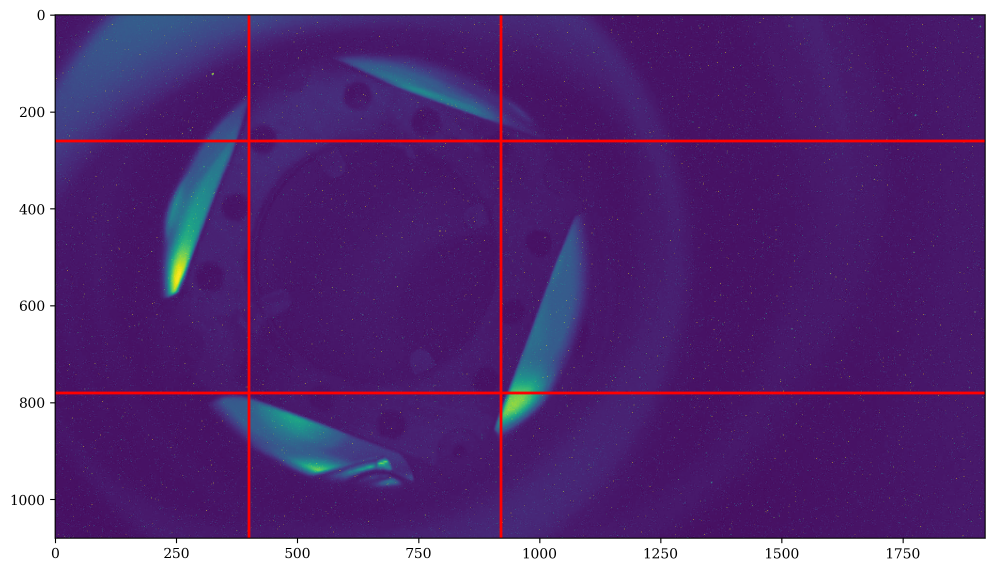
#> input picture Image_Analysis/analysis_notebook/300718_1224/original_image_back.png, 2988 x 1713 px, given in place of frame0.png, which was not available (shown at 1/3 size); the run also reads 1 picture not shown here
$ jupyter execute --allow-errors ImageAnalysis_notebook.ipynb   (older library calls are emulated)
#> lines starting #> are read from the running program, lines starting #| are printed output that depends on the picture; pictures that were not available may be replaced by others from this repository, and a replacement may not be noted
[cell 1]
##Importing Modules##
import matplotlib.pyplot as plt
import numpy as np
from scipy.misc import imread
from matplotlib import gridspec
import imageio
from scipy import optimize, interpolate
import matplotlib as mpl
from mpl_toolkits.axes_grid1 import make_axes_locatable
from matplotlib.ticker import MaxNLocator
from matplotlib.ticker import MultipleLocator
markers = mpl.markers.MarkerStyle.filled_markers
import os
from datetime import datetime

##Formatting for matplotlib plots
mpl.rc('font',family='serif')

fsize = 23
lnwidth = 1
tickwidth = 1
msize = 7

##creating destination directory
# labelled by the date (UK format), a small bug is that the date is only
# specific to minutes and this script can only create new scripts every minute.
# This is sufficient for the purposes originally intended for but can easily be corrected
# for by being more precise with the date/time used
now = datetime.now().strftime("/%d%m%y_%H%M")
out_dir = now
os.makedirs('C:\\Users\\bsukra\\repositories\\TESTING\\Image_Analysis\\analysis_notebook\\'+out_dir) ##CHANGE##

[cell 2]
## functions for fitting the image to a 2D Gaussian
def gaussian(height, center_x, center_y, width_x, width_y):
    """Returns a gaussian function with the given parameters"""
    width_x = float(width_x)
    width_y = float(width_y)
    return lambda x,y: height*np.exp(
                -(((center_x-x)/width_x)**2+((center_y-y)/width_y)**2)/2)

def moments(data):
    """Returns (height, x, y, width_x, width_y)
    the gaussian parameters of a 2D distribution by calculating its
    moments """
    total = data.sum()
    X, Y = np.indices(data.shape)
    x = (X*data).sum()/total
    y = (Y*data).sum()/total
    col = data[:, int(y)]
    width_x = np.sqrt(np.abs((np.arange(col.size)-y)**2*col).sum()/col.sum())
    row = data[int(x), :]
    width_y = np.sqrt(np.abs((np.arange(row.size)-x)**2*row).sum()/row.sum())
    height = data.max()
    return height, x, y, width_x, width_y

def fitgaussian(data):
    """Returns (height, x, y, width_x, width_y)
    the gaussian parameters of a 2D distribution found by a fit"""
    params = moments(data)
    errorfunction = lambda p: np.ravel(gaussian(*p)(*np.indices(data.shape)) -
                                 data)
    p, success = optimize.leastsq(errorfunction, params)
    return p

def gauss(x, *p):
    '''Typical 1D Gaussian'''
    A, mu, sigma = p
    return A*np.exp(-(x-mu)**2/(2.*sigma**2))

[cell 3]
## Loading Background images (from saved images in 'frames' directory)
background_frames = [0,1,3,4,5]
avg_back = np.zeros((1080,1920), dtype='float32')


## Calculating an average background image
#> (the rest of this cell did not finish here and is left out)

[cell 4]
## Loading on-image
## this will be replaced with data acquisition real time using the cam
## N.B. the on-image is a terribly clipped e+ beam but the script still works
fname = 'frame%s.png'%(2)
#> fname = 'frame2.png'
filein = os.path.join('C:\\Users\\bsukra\\repositories\\TESTING\\Image_Analysis\\analysis_notebook\\frames\\', fname) ##CHANGE##
on_image = imageio.imread(filein, as_gray=True)
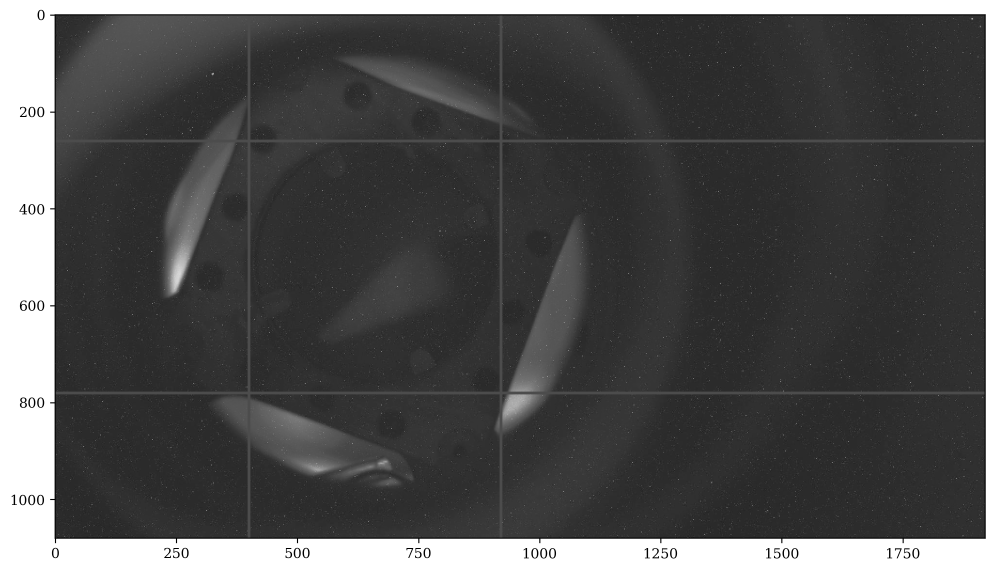
#> on_image: shape (1713, 2988) float32 (shown at 1/3 size); min 0, max 255, mean 79.8


## Manually locating region of interest, this could be automated when implemented
fig = plt.figure(figsize=(12,12))
plt.imshow(on_image)
plt.axvline(400, c='r', lw=2)
plt.axvline(920, c='r', lw=2)
plt.axhline(260, c='r', lw=2)
plt.axhline(780, c='r', lw=2)


# Saving the on-image
fname = "original_image_on.png"
fileout = os.path.join('C:\\Users\\bsukra\\repositories\\TESTING\\Image_Analysis\\analysis_notebook\\'+out_dir, fname)
plt.savefig(fileout,dpi=300, bbox_inches="tight")
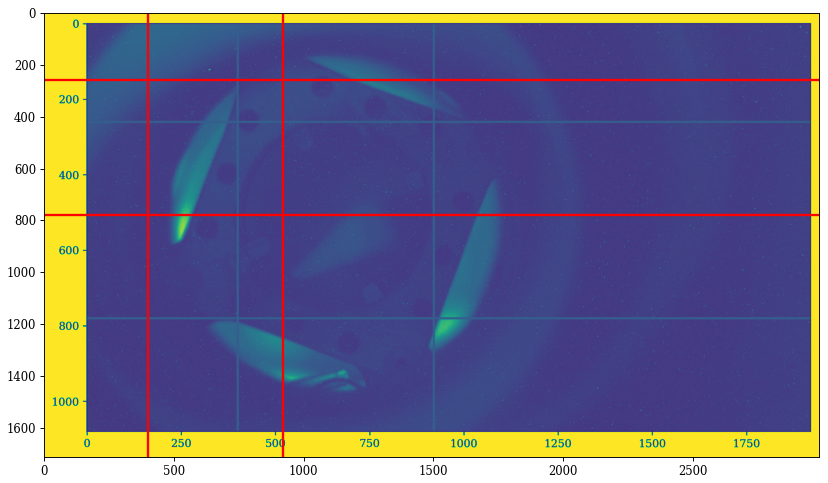
#> figure drawn by matplotlib, 1 panel

[cell 5]
## The size of the MCP+phosphor screen set-up is known to be 25 mm in diameter. The axes of original images are in pixel
## numbers but this can be converted to mm by cropping out the area of interest
cut_avg_back = avg_back[260:780,400:920]
cut_on_image = on_image[260:780,400:920]
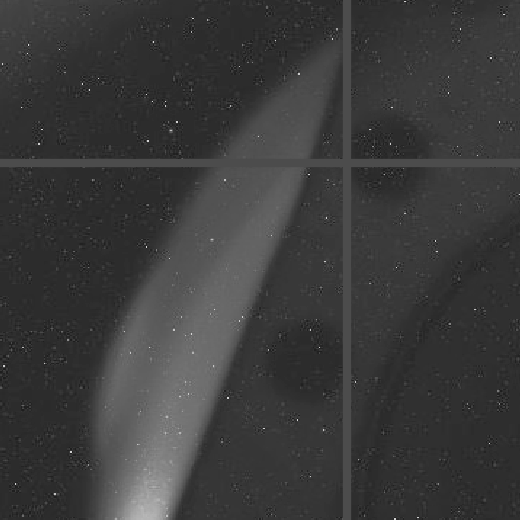
#> cut_on_image: shape (520, 520) float32; min 30.5, max 215.3, mean 59.4

conv = (25./520.) ##just set to one for size in pixel numbers

[cell 6]
## backsub image
cut_bsub = cut_on_image- cut_avg_back

## fitting image
params = fitgaussian(cut_bsub)
#> in moments, `total = data.sum()`: total = 16068114
#> in moments, `x = (X*data).sum()/total`: x = 267.4
#> in moments, `y = (Y*data).sum()/total`: y = 255.2
#> in moments, `col = data[:, int(y)]`: col = 520 values, max 115.6 at index 270, min 30.5 at index 79, mean 65.16
#> in moments, `width_x = np.sqrt(np.abs((np.arange(col.size)-y)**2*col).sum()/col.sum..`: width_x = 136.1
#> in moments, `row = data[int(x), :]`: row = 520 values, max 215.3 at index 396, min 34.41 at index 80, mean 60.82
#> in moments, `width_y = np.sqrt(np.abs((np.arange(row.size)-x)**2*row).sum()/row.sum..`: width_y = 136.7
#> in moments, `height = data.max()`: height = 215.3
#> in fitgaussian, `params = moments(data)`: params = (215.3, 267.4, 255.2, 136.1, 136.7)
#> in fitgaussian, `p, success = optimize.leastsq(errorfunction, params)`: p = [72.15, 419, 233.9, 606, 286.9]; success = 1
#> params = [72.15, 419, 233.9, 606, 286.9]
fit = gaussian(*params)
(height, x, y, width_x, width_y) = params
#> height = 72.15; x = 419; y = 233.9; width_x = 606; width_y = 286.9

## determining the profiles
x_profile = cut_bsub[int(x), :]
#> x_profile = 520 values, max 212.9 at index 297, min 41.21 at index 288, mean 62.79
y_profile = cut_bsub[:, int(y)]
#> y_profile = 520 values, max 107.8 at index 319, min 30.5 at index 101, mean 67.93

[cell 7]
#############################################################################################
## MAKING IMAGE ##
#############################################################################################

## figure set-up
fig = plt.figure(figsize=(12,12))
spec = gridspec.GridSpec(ncols=2, nrows=2, height_ratios=(4,1), width_ratios=(4,1), wspace=0.0, hspace=0.0)


## y-PROFILE, UPPER RIGHT
ax0 = fig.add_subplot(spec[0, 1])
x = np.linspace(0,20, len(x_profile))
#> x = 520 values from 0 to 20
ys = np.linspace(0, len(y_profile), len(y_profile))
#> ys = 520 values from 0 to 520
ax0.plot(y_profile[:], ys[::-1]*conv, 'bx', lw=2)


## Gaussian fit to the y-profile
p0 = [25., 300., 20.]
coeff, var_matrix = optimize.curve_fit(gauss, ys, y_profile, p0=p0)
#> coeff = [91.62, 271.4, 180.3]; var_matrix = [[0.742, -0.06, -1.55], [-0.06, 4.27, 0.445], [-1.55, 0.445, 7.76]]
hist_fit = gauss(ys, *coeff)
#> hist_fit = 520 values, max 91.62 at index 271, min 29.51 at index 0, mean 67.62
sigma = coeff[2]
#> sigma = 180.3
FWHM = 2*np.sqrt(2*np.log(2))*sigma
#> FWHM = 424.6
plt.plot(hist_fit, ys[::-1]*conv, label=r'FWHM=''\n''%0.1f mm'%(FWHM*conv), linestyle='--', c='r', lw=3)
ax0.axhspan(len(ys)*conv-(coeff[1]-0.5*FWHM)*conv, len(ys)*conv-(coeff[1]+0.5*FWHM)*conv, color='g', alpha=0.2)


## AESTHETITCS
ax0.set_ylabel('[mm]', fontsize=fsize)
ax0.legend(loc=0, fontsize = fsize*0.5)
ax0.yaxis.set_label_position("right")
ax0.yaxis.tick_right()
ax0.set_ylim(ax0.get_ylim()[::-1])
ax0.set_ylim(0, len(y_profile)*conv)
ax0.set_aspect("auto")


## x-PROFILE, LOWER LEFT
ax1 = fig.add_subplot(spec[1, 0])
y = np.linspace(0,20, len(y_profile))
#> y = 520 values from 0 to 20
xs = np.linspace(0, len(x_profile), len(x_profile))
#> xs = 520 values from 0 to 520


## Gaussian fit to the x-profile
p0 = [15., 300., 20.]
coeff, var_matrix = optimize.curve_fit(gauss, xs, x_profile, p0=p0)
#> coeff = [79.56, 199.2, 216.9]; var_matrix = [[2.09, 1.62, -7.9], [1.62, 37.79, -25.55], [-7.9, -25.55, 74.91]]
hist_fit = gauss(xs, *coeff)
#> hist_fit = 520 values, max 79.56 at index 199, min 26.66 at index 519, mean 62.45
sigma = coeff[2]
#> sigma = 216.9
FWHM = 2*np.sqrt(2*np.log(2))*sigma
#> FWHM = 510.8
ax1.plot(xs*conv, hist_fit, label=r'FWHM=%0.1f mm'%(FWHM*conv), linestyle='--', c='r', lw=3)
ax1.axvspan((coeff[1]-0.5*FWHM)*conv, (coeff[1]+0.5*FWHM)*conv, color='g', alpha=0.2)

## AESTHETICS
ax1.set_xlabel('[mm]', fontsize=fsize)
ax1.legend(loc=0, fontsize = fsize*0.5)
ax1.plot(xs*conv, x_profile, 'bx', lw=2)
ax1.set_xlim(0, len(x_profile)*conv)
ax1.set_aspect("auto")

# IMAGE DATA PLOT, UPPER LEFT
ax2 = fig.add_subplot(spec[0, 0])
plt.imshow(cut_bsub, cmap='seismic')
# plt.colorbar()
plt.contour(fit(*np.indices(cut_bsub.shape)), cmap=plt.cm.seismic)
(height, x, y, width_x, width_y) = params
#> x = 419; y = 233.9
plt.setp(ax2.get_xticklabels(), visible=False)
plt.setp(ax2.get_yticklabels(), visible=False)
ax2.set_aspect("auto")


## LABELLING
plt.text(1.3, -0.25, """
CENTER
x : %.1f mm
y : %.1f mm""" %(x*conv, y*conv),
        fontsize=24, horizontalalignment='right',
        verticalalignment='bottom', transform=ax2.transAxes)


#############################################################################################
## AESTHETICS ##
#############################################################################################

################################
ax0.spines['right'].set_linewidth(lnwidth*2)
ax0.spines['top'].set_linewidth(lnwidth*2)
ax0.spines['left'].set_linewidth(lnwidth*2)
ax0.spines['bottom'].set_linewidth(lnwidth*2)
################################

################################
ax1.spines['right'].set_linewidth(lnwidth*2)
ax1.spines['top'].set_linewidth(lnwidth*2)
ax1.spines['left'].set_linewidth(lnwidth*2)
ax1.spines['bottom'].set_linewidth(lnwidth*2)
################################

################################
ax2.spines['right'].set_linewidth(lnwidth*2)
ax2.spines['top'].set_linewidth(lnwidth*2)
ax2.spines['left'].set_linewidth(lnwidth*2)
ax2.spines['bottom'].set_linewidth(lnwidth*2)
################################

################################
ax0.tick_params(axis='both', which='major', labelsize=fsize*0.9, width = tickwidth*2, length = 11, direction='in',
               top='True', bottom='True',left='True',right='True')
ax0.tick_params(axis='both', which='minor', width = tickwidth*2, length = 5.5, direction='in',
               top='True', bottom='True',left='True',right='True')
#################################

################################
ax1.tick_params(axis='both', which='major', labelsize=fsize*0.9, width = tickwidth*2, length = 11, direction='in',
               top='True', bottom='True',left='True',right='True')
ax1.tick_params(axis='both', which='minor', width = tickwidth*2, length = 5.5, direction='in',
               top='True', bottom='True',left='True',right='True')
#################################

################################
ax2.tick_params(axis='both', which='major', labelsize=fsize*0.9, width = tickwidth*2, length =0, direction='in',
               top='True', bottom='True',left='True',right='True')
ax2.tick_params(axis='both', which='minor', width = tickwidth*2, length = 0, direction='in',
               top='True', bottom='True',left='True',right='True')
#################################

################################
m0 = MultipleLocator(5)
ax0.yaxis.set_major_locator(m0)
m0 = MultipleLocator(1)
ax0.yaxis.set_minor_locator(m0)
################################

################################
m0 = MultipleLocator(5)
ax1.xaxis.set_major_locator(m0)
m0 = MultipleLocator(1)
ax1.xaxis.set_minor_locator(m0)
################################

################################
m0 = MultipleLocator(520)
ax2.xaxis.set_major_locator(m0)
# m0 = MultipleLocator(10)
# ax2.xaxis.set_minor_locator(m0)
################################

################################
m0 = MultipleLocator(520)
ax2.yaxis.set_major_locator(m0)
# m0 = MultipleLocator(10)
# ax2.yaxis.set_minor_locator(m0)
###############################

plt.axvline(y, c='m', lw=4)
plt.axhline(x, c='m', lw=4)

fig.tight_layout()
#############################################################################################


# Saving the back-image
fname = "analysed_image_mm.png"
fileout = os.path.join('C:\\Users\\bsukra\\repositories\\TESTING\\Image_Analysis\\analysis_notebook\\'+out_dir, fname)
plt.savefig(fileout,dpi=300, bbox_inches="tight")
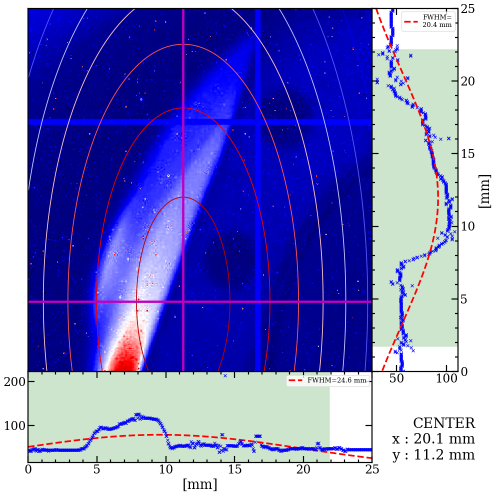
#> figure drawn by matplotlib, 3 panels; panel 2: curve peaks at x = 9.59, y = 79.56; panel 2: curve peaks at x = 14.31, y = 212.9
